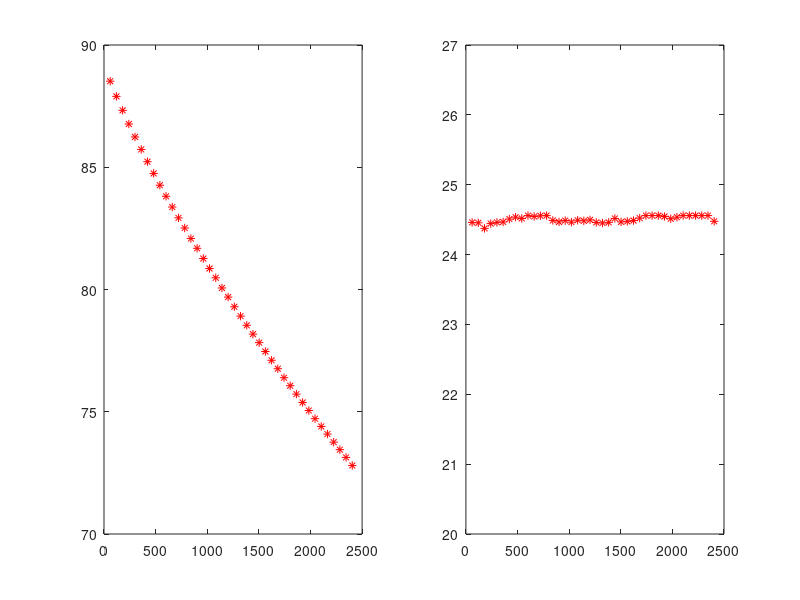

Source code (MATLAB):
clear all
close all

% 3L, pump off while cooling
fid = fopen('data6A_heatoff_pumpon_3.txt')
data = fscanf(fid, '%f');
fclose(fid);

time = data(1:3:length(data))/1000;
analog1 = data(2:3:length(data));
analog2 = data(3:3:length(data));

R = (2250600./analog1) - 2200;
Rlog = log(R);
R2 = (2250600./analog2) - 2200;
Rlog2 = log(R2);

a = 1.675091827e-3;
b = 1.857536553e-4;
c = 5.373169834e-7;
TEMP = (1./(a + b.*Rlog + c.*(Rlog.^3)))-273.15;
TEMP2 = (1./(a + b.*Rlog2 + c.*(Rlog2.^3)))-273.15;

figure, subplot(1,2,1);
plot(time, TEMP, '*r');
hold on
subplot(1,2,2);
plot(time, TEMP2, '*r');
ylim([20,27])